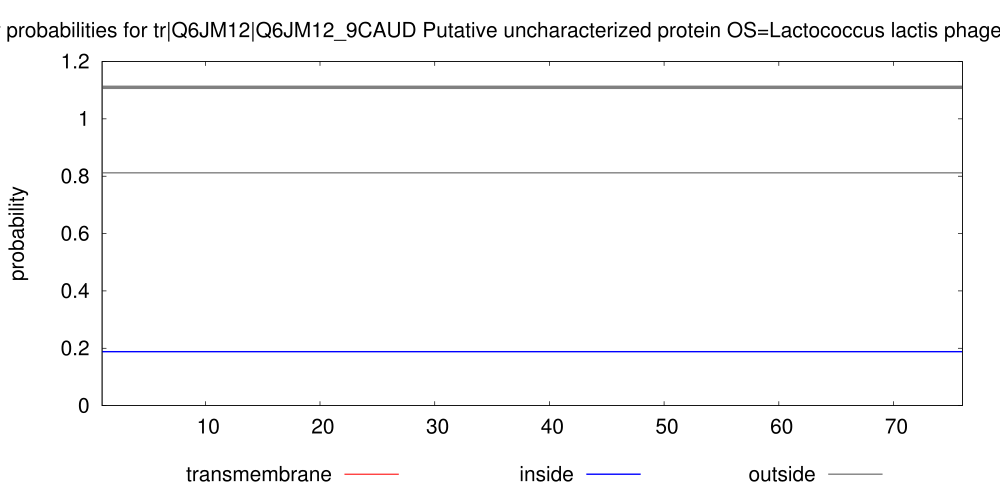

Write the gnuplot code that produced this figure.
set arrow from 1,1.11 to 76,1.11 nohead lt 9 lw 10
set key below
set title "TMHMM posterior probabilities for tr|Q6JM12|Q6JM12_9CAUD Putative uncharacterized protein OS=Lactococcus lactis phage p2 PE=4 SV=1 ORF=37"
set yrange [0:1.2]
set size 2., 1.4
#set xlabel "position"
set ylabel "probability"
set xrange [1:76]
# Make the ps plot
set term postscript eps color solid "Helvetica" 30
set output "./TMHMM_9908/tr_Q6JM12_Q6JM12_9CAUD.eps"
plot "./TMHMM_9908/tr_Q6JM12_Q6JM12_9CAUD.plp" using 1:4 title "transmembrane" with impulses lt 1 lw 3, \
"" using 1:3 title "inside" with line lt 3 lw 4, \
"" using 1:5 title "outside" with line lt 9 lw 4
exit
